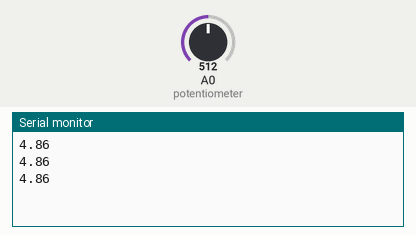
This sketch was run on a simulated Arduino Uno, built with avr-gcc and run on an emulated ATmega328P. On the bench: the last lines printed to the serial monitor. Inputs (shaded band) come from the test bench; at power-on: A0 (potentiometer) = 512.

Above: at 1.3 s.
1.4 s: A0 (potentiometer) set to 716
At 1.9 s:
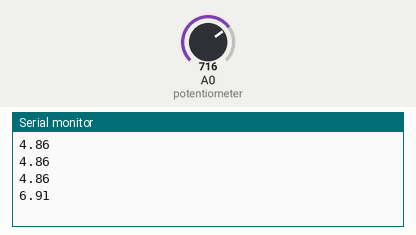
2.9 s: A0 (potentiometer) set to 900
At 3.4 s:
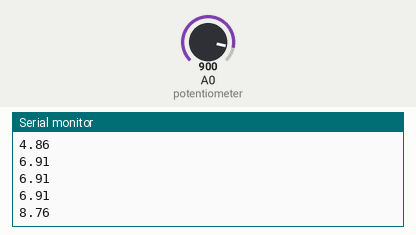
Timing chart, 0 to 5.9 s (numbered marks = the images above; inputs shaded):
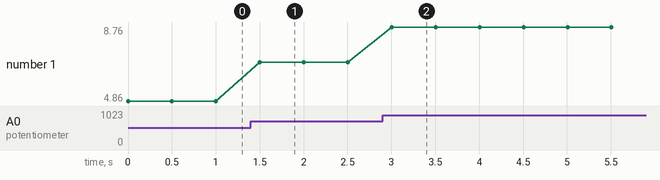

Measured:
- after the input at 1.4 s, the serial monitor: prints a new line after 0.10 s (image 1)
- after the input at 2.9 s, the serial monitor: prints a new line after 0.10 s (image 2)
- plotted number 1: 4.86 → 6.91 after the input at 1.4 s, 6.91 → 8.76 after the input at 2.9 s

The sketch:

lecturapotenciometro.ino
```cpp
void setup() {
  Serial.begin(9600);
}

void loop() {
  double valorleido = analogRead(A0); //potentiometer reading
  double longitud = (valorleido * 5 * 2.06 / 1023)-0.3; //Valor en cm
  Serial.println(longitud);
  delay(500);
}
```
